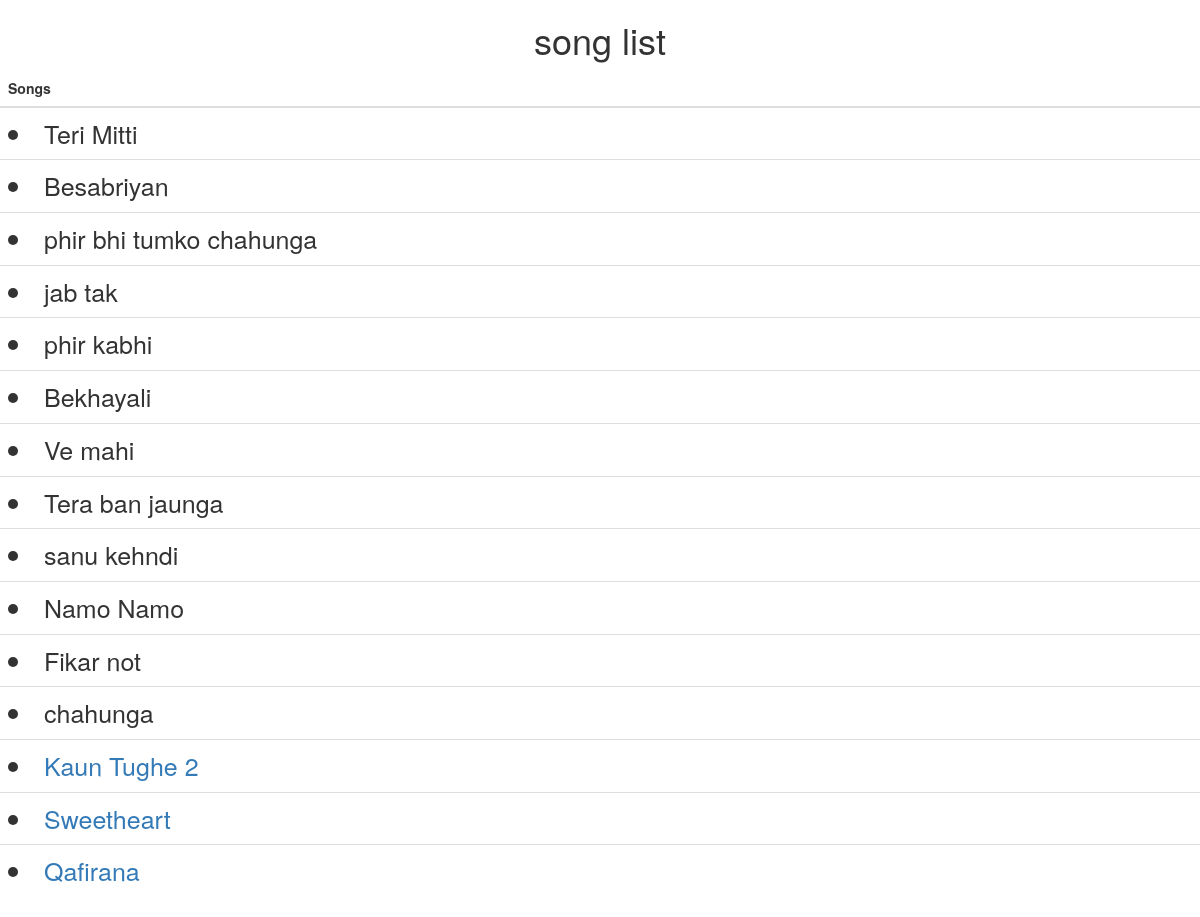
/song_list/, run on the app's committed database.
### music/models.py (models this page shows, shortened)
class Song(models.Model):
    title = models.CharField(max_length=50)
    artist = models.CharField(max_length=50, null=True,blank=True)
    file=models.FileField(null=True,blank=True)
    album_id=models.ForeignKey(Album,on_delete=models.CASCADE,null=True)

### music/views.py (the view)
# urls.py: path('song_list/',song_list,name="song_list"),
def song_list(request):
    data=Song.objects.all()
    dict={"song":data}
    return render(request,"songlist.html",dict)

### music/templates/songlist.html (shortened to what this page needs)
<!DOCTYPE html>
<html lang="en">
<head>
  <link rel="stylesheet" href="https://maxcdn.bootstrapcdn.com/bootstrap/3.4.1/css/bootstrap.min.css">
</head>
<body >
<center>
    <h1>song list</h1>
     <table class="table table-hover">
<thead>
      <tr>
        <th>Songs</th>
      </tr>
    </thead>
    {% for i in song %}
         <tr>
    <td> {% if i.file %}
   <a href="{{ i.file.url }}"> <li style="font-size:25px">{{i.title}}<br></a>
     {% else %}
       <li style="font-size:25px">{{i.title}}<br>
    {% endif %}
        </tr>
    {% endfor %}
</center>
</body>
</html>

### data on the page
Song: title "Teri Mitti"
Song: title "Besabriyan"
Song: title "phir bhi tumko chahunga"
Song: title "jab tak"
Song: title "phir kabhi"
Song: title "Bekhayali"
Song: title "Ve mahi"
Song: title "Tera ban jaunga"
Song: title "sanu kehndi"
Song: title "Namo Namo"
Song: title "Fikar not"
Song: title "chahunga"
Song: title "Kaun Tughe 2"
Song: title "Sweetheart"
Song: title "Qafirana"
